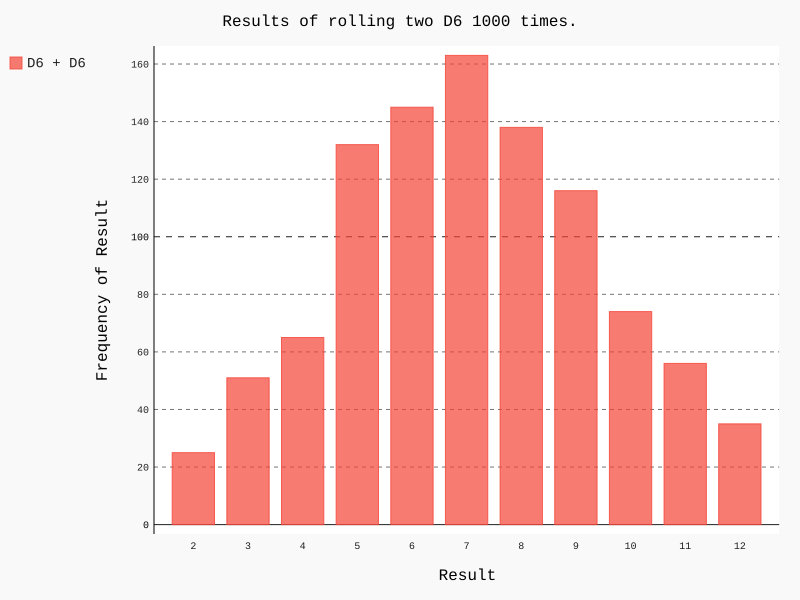

Here is the Python script that generated this plot:
from die import Die
import pygal

die_1 = Die()
die_2 = Die()

# 掷几次骰子，并将结果存储在一个列表中
results = []
for roll_num in range(1000):
    result = die_1.roll() + die_2.roll()
    results.append(result)

# 分析结果
frequencies = []
max_result = die_1.num_sides + die_2.num_sides
for value in range(2, max_result + 1):
    frequency = results.count(value)
    frequencies.append(frequency)

# 对结果进行可视化
hist = pygal.Bar()
hist.title = "Results of rolling two D6 1000 times."
hist.x_labels = ['2', '3', '4', '5', '6', '7', '8', '9', '10', '11', '12']
hist.x_title = "Result"
hist.y_title = "Frequency of Result"

hist.add('D6 + D6', frequencies)
# hist.render()
hist.render_to_file('dies_visual.svg')

print(frequencies)
